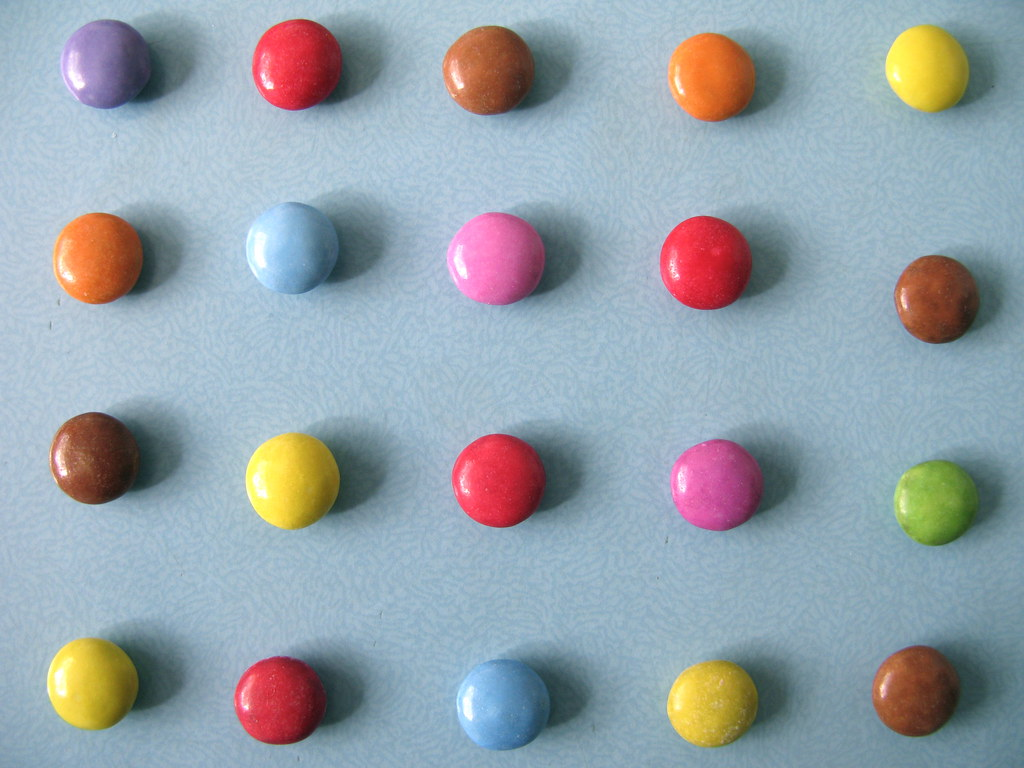
#> input picture 11B/smarties.jpg, 1024 x 768 px, given in place of the camera
$ python test_kamera.py
#> lines starting #> are read from the running program, lines starting #| are printed output that depends on the picture; after the words box and inside, x2 and y2 are one past the last pixel; in counts of white or black regions, pixels touching at a corner belong together
#> further down, img is the input picture: shape (768, 1024, 3); mean B, G, R 170.4, 162.2, 150.5

import os
import cv2
import numpy as np

os.system('cls')

# Test af kamera og genkendelse af røde Smarties

# 1. Indstillinger

cam_id = 0          # Kameraets nummer (prøv 1 eller 2, hvis 0 ikke virker)

# HSV-grænser for rød
red1_low  = np.array([0, 130, 90])
red1_high = np.array([6, 255, 255])
red2_low  = np.array([174, 130, 90])
red2_high = np.array([179, 255, 255])

# Parametre til objektgenkendelse
min_area = 1000
min_circ = 0.6
k_open = 3
k_close = 11


# 2. Find røde Smarties

def find_smarties(img):

    # Konverter kamerabilledet til HSV
    hsv = cv2.cvtColor(img, cv2.COLOR_BGR2HSV)
#> hsv: shape (768, 1024, 3); mean H, S, V 97.2, 70.9, 185

    mask1 = cv2.inRange(hsv, red1_low, red1_high)
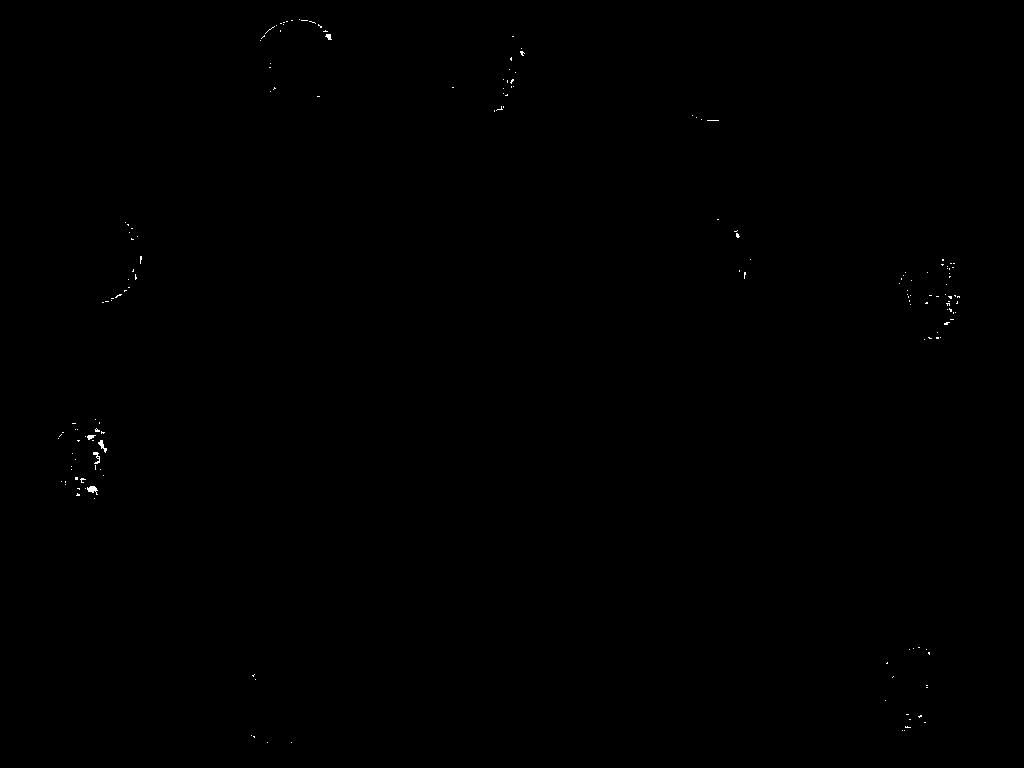
#> mask1: shape (768, 1024); 0.09% white in thin lines or dots, all inside (x1, y1, x2, y2) = (58, 19, 960, 743)
    mask2 = cv2.inRange(hsv, red2_low, red2_high)
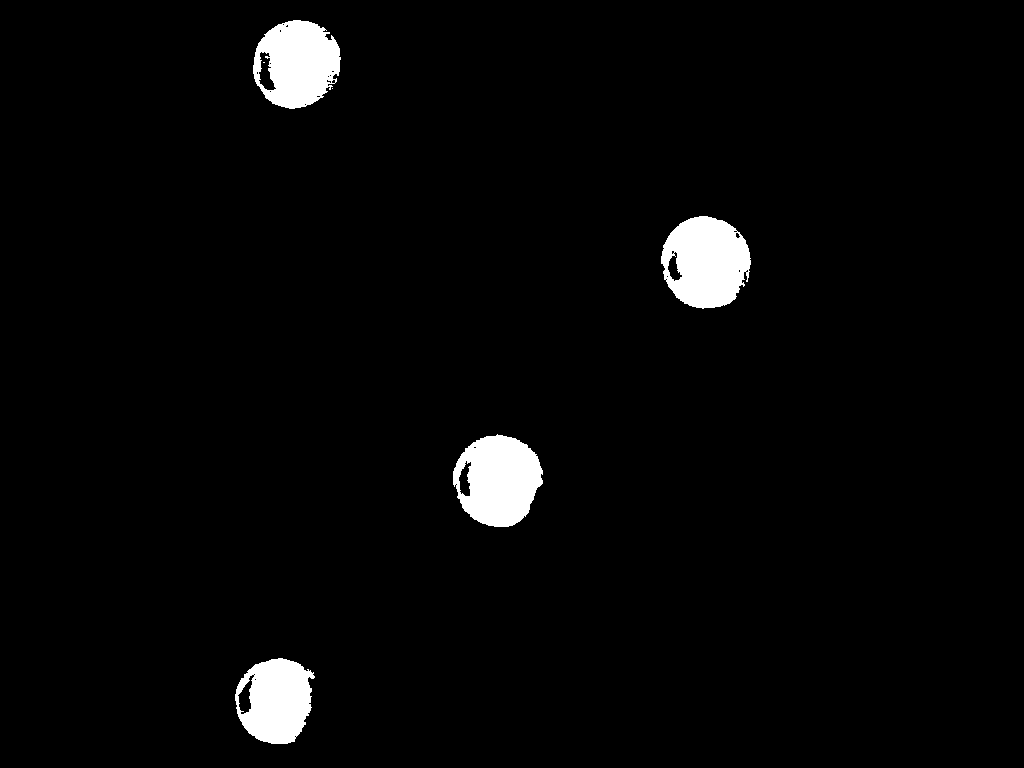
#> mask2: shape (768, 1024); 2.9% white; 6 white regions (2 under 20 px), largest, box (x1, y1, x2, y2) and area: (661, 216, 751, 309) 6184, (453, 434, 543, 527) 6033, (253, 20, 341, 109) 5602, (235, 658, 315, 744) 4931
    mask = cv2.bitwise_or(mask1, mask2)
#> mask: shape (768, 1024); 3% white; 139 white regions (131 under 20 px), largest, box (x1, y1, x2, y2) and area: (661, 216, 751, 309) 6217, (453, 434, 543, 527) 6033, (253, 19, 341, 109) 5696

    # Fjern støj
    kernel = cv2.getStructuringElement(
        cv2.MORPH_ELLIPSE, (k_open, k_open)
    )
    mask = cv2.morphologyEx(mask, cv2.MORPH_OPEN, kernel)
#> mask: shape (768, 1024); 2.9% white; 17 white regions (10 under 20 px), largest, box (x1, y1, x2, y2) and area: (661, 216, 751, 309) 6184, (453, 434, 543, 527) 6015, (253, 19, 341, 109) 5652

    # Luk små huller
    kernel = cv2.getStructuringElement(
        cv2.MORPH_ELLIPSE, (k_close, k_close)
    )
    mask = cv2.morphologyEx(mask, cv2.MORPH_CLOSE, kernel)
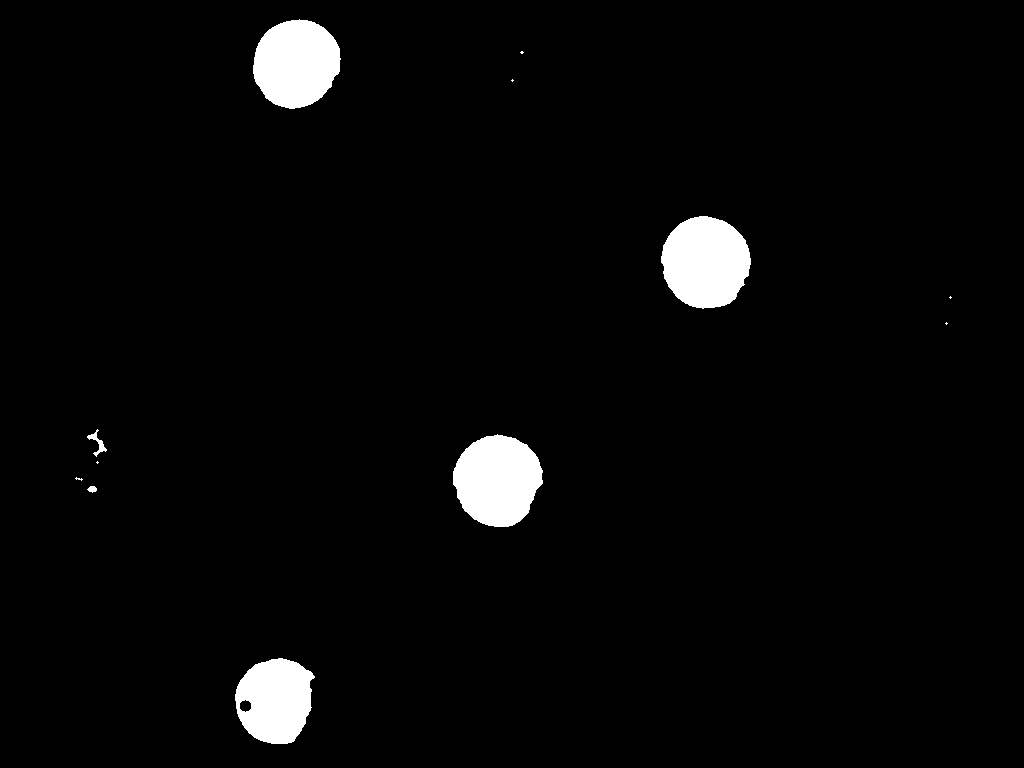
#> mask: shape (768, 1024); 3.1% white; 12 white regions (6 under 20 px)

    contours, _ = cv2.findContours(
        mask, cv2.RETR_EXTERNAL, cv2.CHAIN_APPROX_SIMPLE
    )
#> contours = 12 contours, 6 with area under 20; largest, box (x1, y1, x2, y2) and area: (661, 216, 751, 309) 6298, (453, 434, 543, 527) 6167, (253, 19, 341, 109) 5923, (235, 658, 315, 744) 5136, (87, 429, 107, 457) 118, (87, 486, 97, 493) 37

    marked = img.copy()
    clean_mask = np.zeros_like(mask)
    centers = []

    for contour in contours:

        area = cv2.contourArea(contour)
        perimeter = cv2.arcLength(contour, True)

        if area < min_area or perimeter == 0:
            continue

        circ = 4 * np.pi * area / perimeter**2

        if circ < min_circ:
            continue

        M = cv2.moments(contour)

        if M['m00'] == 0:
            continue

        c = M['m10'] / M['m00']
        r = M['m01'] / M['m00']

        centers.append((r, c))

        # Marker Smartiens centrum
        pos = (round(c), round(r))
        cv2.circle(marked, pos, 12, (0, 0, 0), -1)
        cv2.circle(marked, pos, 9, (0, 255, 0), -1)

        cv2.drawContours(
            clean_mask, [contour], -1, 255, cv2.FILLED
        )
#> this loop made 12 passes
#> (area, perimeter, circ, c, r, pos) on passes 1, 5, 9, 12: (5136, 278.9, 0.83, 274.3, 700.1, (274, 700)), (6167, 299.6, 0.864, 497.1, 479.9, (497, 480)), (6298, 302.7, 0.864, 705.3, 261.8, (705, 262)), (5923, 292.2, 0.871, 295.8, 63.04, (296, 63))
#> (area, perimeter) on passes 2, 6: (37, 24.14), (118.5, 89.15)
#> clean_mask: shape (768, 1024); 3.1% white; 4 white regions, box (x1, y1, x2, y2) and area: (661, 216, 751, 309) 6428, (453, 434, 543, 527) 6295, (253, 19, 341, 109) 6049, (235, 658, 315, 744) 5257
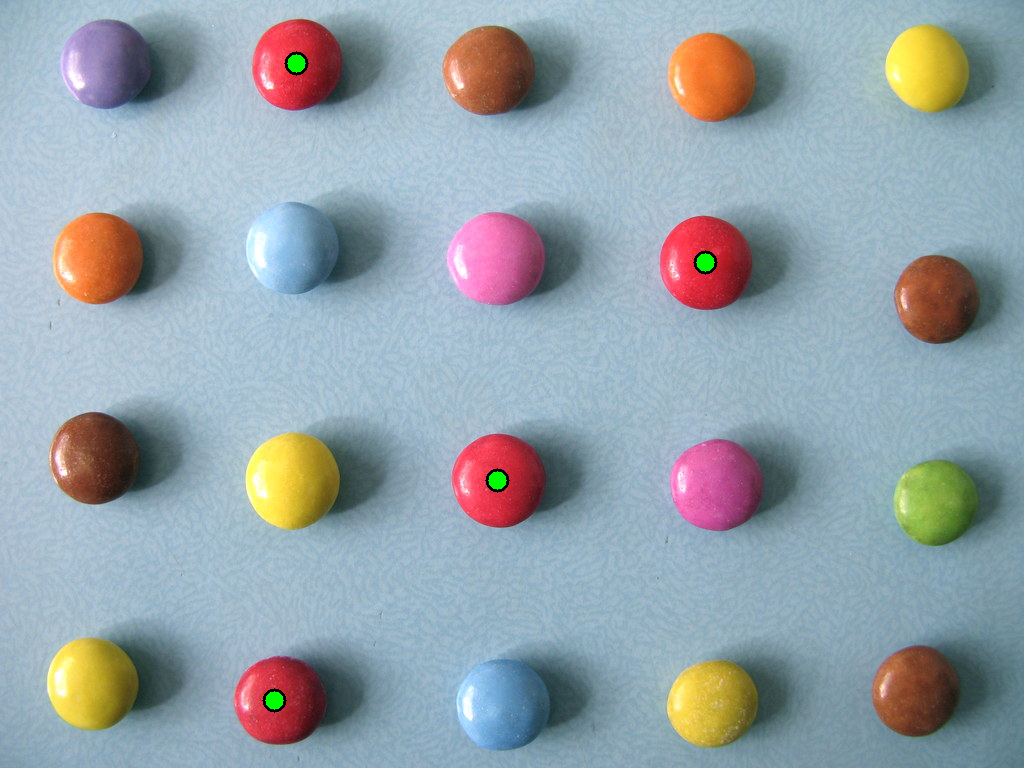
#> marked: shape (768, 1024, 3); 0.22% of pixels changed, all inside (x1, y1, x2, y2) = (262, 51, 718, 713)
#> after the loop, centers = [(700.1, 274.3), (479.9, 497.1), (261.8, 705.3), (63.04, 295.8)]

    return centers, marked, clean_mask


# 3. Start kameraet

cam = cv2.VideoCapture(cam_id, cv2.CAP_DSHOW)

if not cam.isOpened():
    raise RuntimeError(
        "Kameraet kunne ikke åbnes. Prøv cam_id = 1 eller 2."
    )

print("Kameraet er tilsluttet.")
print("Tryk Q for at afslutte.")


# 4. Læs og behandl billeder løbende

try:
    while True:

        success, img = cam.read()

        if not success:
            print("Kunne ikke hente billede fra kameraet.")
            break

        centers, marked, mask = find_smarties(img)

        # Vis antal fundne Smarties
        cv2.putText(
            marked,
            f"Rode Smarties: {len(centers)}",
            (20, 40),
            cv2.FONT_HERSHEY_SIMPLEX,
            0.9,
            (0, 255, 0),
            2
        )
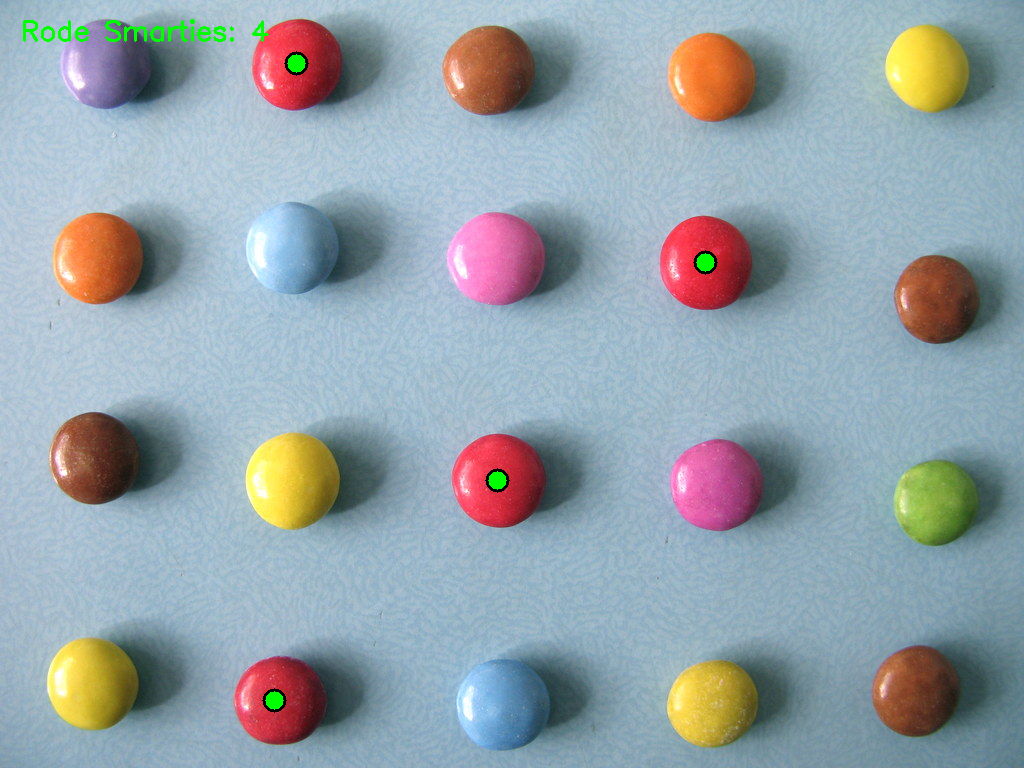
#> marked: shape (768, 1024, 3); 0.21% of pixels changed, all inside (x1, y1, x2, y2) = (23, 19, 269, 42)

        cv2.imshow("Kamera - Rode Smarties", marked)
        cv2.imshow("Rod farvemaske", mask)

        # Tryk Q for at stoppe
        if cv2.waitKey(1) & 0xFF == ord('q'):
#> (key q is pressed here)
            break

finally:
    cam.release()
    cv2.destroyAllWindows()
